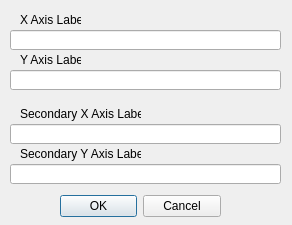
<?xml version="1.0" encoding="UTF-8"?>
<ui version="4.0">
 <class>tuplotAxisLabel</class>
 <widget class="QDialog" name="tuplotAxisLabel">
  <property name="geometry">
   <rect>
    <x>0</x>
    <y>0</y>
    <width>292</width>
    <height>225</height>
   </rect>
  </property>
  <property name="windowTitle">
   <string>Tuplot - Axis Labels</string>
  </property>
  <widget class="QDialogButtonBox" name="buttonBox">
   <property name="geometry">
    <rect>
     <x>60</x>
     <y>190</y>
     <width>161</width>
     <height>32</height>
    </rect>
   </property>
   <property name="orientation">
    <enum>Qt::Horizontal</enum>
   </property>
   <property name="standardButtons">
    <set>QDialogButtonBox::Cancel|QDialogButtonBox::Ok</set>
   </property>
  </widget>
  <widget class="QLineEdit" name="xAxisLabel">
   <property name="geometry">
    <rect>
     <x>10</x>
     <y>30</y>
     <width>271</width>
     <height>20</height>
    </rect>
   </property>
  </widget>
  <widget class="QLabel" name="label">
   <property name="geometry">
    <rect>
     <x>20</x>
     <y>12</y>
     <width>61</width>
     <height>16</height>
    </rect>
   </property>
   <property name="text">
    <string>X Axis Label</string>
   </property>
  </widget>
  <widget class="QLabel" name="label_2">
   <property name="geometry">
    <rect>
     <x>20</x>
     <y>52</y>
     <width>61</width>
     <height>16</height>
    </rect>
   </property>
   <property name="text">
    <string>Y Axis Label</string>
   </property>
  </widget>
  <widget class="QLineEdit" name="yAxisLabel">
   <property name="geometry">
    <rect>
     <x>10</x>
     <y>70</y>
     <width>271</width>
     <height>20</height>
    </rect>
   </property>
  </widget>
  <widget class="QLabel" name="label_3">
   <property name="geometry">
    <rect>
     <x>20</x>
     <y>106</y>
     <width>121</width>
     <height>16</height>
    </rect>
   </property>
   <property name="text">
    <string>Secondary X Axis Label</string>
   </property>
  </widget>
  <widget class="QLabel" name="label_4">
   <property name="geometry">
    <rect>
     <x>20</x>
     <y>146</y>
     <width>121</width>
     <height>16</height>
    </rect>
   </property>
   <property name="text">
    <string>Secondary Y Axis Label</string>
   </property>
  </widget>
  <widget class="QLineEdit" name="x2AxisLabel">
   <property name="geometry">
    <rect>
     <x>10</x>
     <y>124</y>
     <width>271</width>
     <height>20</height>
    </rect>
   </property>
  </widget>
  <widget class="QLineEdit" name="y2AxisLabel">
   <property name="geometry">
    <rect>
     <x>10</x>
     <y>164</y>
     <width>271</width>
     <height>20</height>
    </rect>
   </property>
  </widget>
 </widget>
 <resources/>
 <connections>
  <connection>
   <sender>buttonBox</sender>
   <signal>accepted()</signal>
   <receiver>tuplotAxisLabel</receiver>
   <slot>accept()</slot>
   <hints>
    <hint type="sourcelabel">
     <x>248</x>
     <y>254</y>
    </hint>
    <hint type="destinationlabel">
     <x>157</x>
     <y>274</y>
    </hint>
   </hints>
  </connection>
  <connection>
   <sender>buttonBox</sender>
   <signal>rejected()</signal>
   <receiver>tuplotAxisLabel</receiver>
   <slot>reject()</slot>
   <hints>
    <hint type="sourcelabel">
     <x>316</x>
     <y>260</y>
    </hint>
    <hint type="destinationlabel">
     <x>286</x>
     <y>274</y>
    </hint>
   </hints>
  </connection>
 </connections>
</ui>
